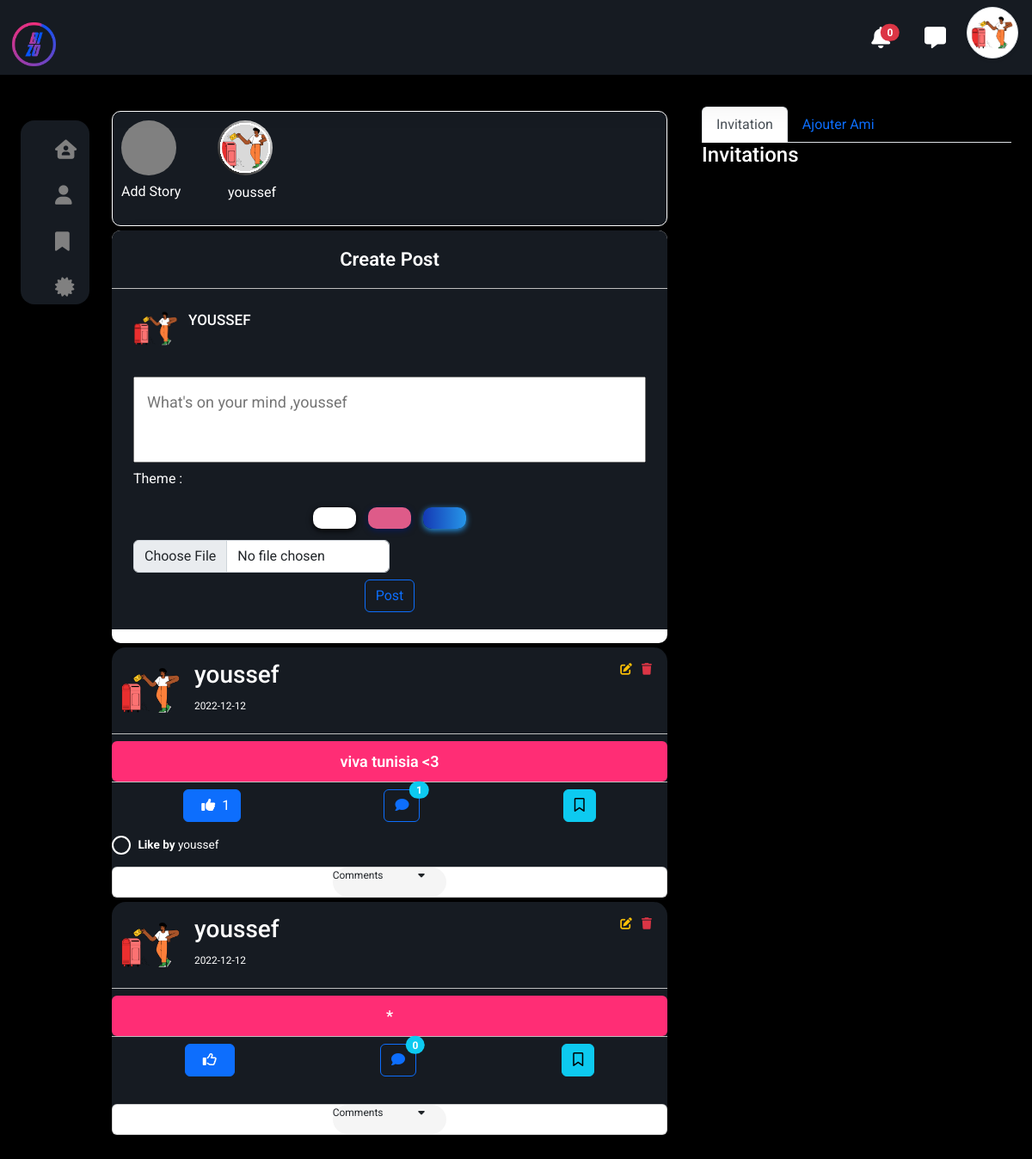
The page /ProfilUser (signed in) on the database its author committed.
### tables this page shows
CREATE TABLE `users` (
  `iduser` int(11) NOT NULL,
  `name` varchar(30) NOT NULL,
  `last_name` varchar(30) NOT NULL,
  `email` varchar(50) NOT NULL,
  `password` varchar(255) NOT NULL,
  `photo_user` varchar(250) NOT NULL,
  `token` varchar(255) DEFAULT NULL,
  `verified` tinyint(1) NOT NULL,
  `password_token` int(11) DEFAULT NULL,
  `date_created` date NOT NULL,
  `corbeille` int(11) NOT NULL,
  `role` int(11) NOT NULL
);

CREATE TABLE `pub` (
  `id` int(11) NOT NULL,
  `date` date NOT NULL,
  `description` varchar(255) NOT NULL,
  `avatar` varchar(255) NOT NULL,
  `theme` varchar(50) NOT NULL,
  `id_user` int(11) NOT NULL
);

### ProfilUser/index.php (called while the page is built, shortened)
<?php
    $user=new user_manager();
    function userFromId($id){
        $user=new user_manager();
        return $user->get_user($id);
    }
    $all_user=$user->get_all_story();
    $all_pub=$user->get_all_pub();
    include "../layout.phtml";
?>

### classes/db_connect.php (called while the page is built, shortened)
<?php
    class db_connect extends PDO{
         public function __construct(){
            $dsn='mysql:host='.self::DB_HOST.';dbname='.self::DB_NAME;
            try{
                $this->query('SET NAMES UTF8');
            }catch(Exception $e){
                echo 'connect failed :'.$e->getMessage();
            }
         }
         public function launchQuery(String $sql,array $param=[]):PDOStatement{
            $stmt=parent::prepare($sql);
            $stmt->execute($param);
            return $stmt;
        }
    }
?>

### classes/user_manage.php (called while the page is built, shortened)
<?php
    class user_manager{
        private $pdo;
        public function __construct(){
            $this->pdo=new db_connect();
        }
         public function get_user(int $id){
            $sql="SELECT * from users where role=:role AND idUser=:id";
            $query=$this->pdo->launchQuery($sql,['role'=>0,'id'=>$id]);
            return $query->fetch();
        }
         public function get_user_filter_friend(int $id,int $id2){
            $sql="SELECT * from friends where (id_user1=$id and id_user2=$id2 and statu=1) or (id_user1=$id2 and id_user2=$id and statu=1) ";
            $query=$this->pdo->launchQuery($sql);
             $verifier=$query->fetch();
             if($verifier){
                return true;
             }else{
                return false;
             }
         }
        public function somme_comment_by_id_pub(int $id_pub){
            $sql="SELECT count(idpub) from comments where idpub=:id";
            $user=$this->pdo->launchQuery($sql,['id'=>$id_pub]);
            $value=$user->fetch();
            return $value['count(idpub)'];
        }
        public function get_user_liked(int $id,int $idpub){
            $sql="SELECT * from like_pub where id_user=:id AND id_pub=:id_pub";
            $query= $this->pdo->launchQuery($sql,['id'=>$id,'id_pub'=>$idpub]);
            $verified= $query->fetch();
            if(!$verified){
                return false;
            }
            return true;
        }
        public function somme_like(int $id){
            $sql="SELECT sum(liked) from like_pub where id_pub=:id";
            $query=$this->pdo->launchQuery($sql,['id'=>$id]);
            $value=$query->fetch();
            return $value['sum(liked)'];
        }
        public function get_pub_byiduser_idpub(int $id,int $idpub){
            $sql="SELECT * from save where id_user=:id AND id_pub=:idpub";
            $query= $this->pdo->launchQuery($sql,['id'=>$id,'idpub'=>$idpub]);
            $verified= $query->fetch();
            if(!$verified){
                return false;
            }
            return true;
        }
        public function get_user_liked_pub(int $idpub){
            $sql="SELECT u.name,u.photo_user from users u,like_pub l where l.id_user=u.iduser and l.id_pub=:id and l.liked=1";
            $query=$this->pdo->launchQuery($sql,['id'=>$idpub]);
            return $query->fetchAll();
        }
        public function name_user_like_pub(int $idpub){
            $sql="SELECT u.name from users u,like_pub l where l.id_user=u.iduser and l.id_pub=:id and l.liked=1 limit 1";
            $query=$this->pdo->launchQuery($sql,['id'=>$idpub]);
            return $query->fetch();
        }
        public function get_all_story(){
            $sql="SELECT * from story s,users u where u.iduser=s.id_user ";
            $query=$this->pdo->launchQuery($sql);
            $data= $query->fetchAll();
            $toReturn = array();
            foreach ($data as $key => $value) {
                $toReturn[$value['id_user']][] = $value;
            }
            return $toReturn;
         }
         public function get_all_pub(){
            $sql="SELECT * from pub p,users u where u.iduser=p.id_user order by p.date  ";
            $query=$this->pdo->launchQuery($sql);
            return $query->fetchAll();
         }
    }
?>

### ProfilUser/ProfilUser.phtml (the view, shortened to what this page needs)
      <div class="all_story">
        <div class="story-container">
                   <div class="content-add">
                       <div class="img-container">
                              <img type="button" data-bs-toggle="modal" data-bs-target="#exampleModal"  width="70px" height="70px" alt="">
                       </div>
                        <p class="text-container" id="text">Add Story</p>
                   </div>
                   <?php foreach($all_user as $k=>$str): ?>
                       <?php  if($user->get_user_filter_friend($k,$_SESSION['idUser']) ||  $k==$_SESSION['idUser'] ): ?>
                        <div class="<?= $k==$_SESSION['idUser'] ? 'content-myself' : 'content' ?>">
                           <div class="img-container">
                                 <img data-bs-toggle="modal" data-bs-target="#exampleModal<?=$k?>" src="<?='../'.userFromId($k)['photo_user']?>" width="70px" height="70px" alt="img">
                           </div>
                            <p class="text-container" id="text"><?=userFromId($k)['name']?></p>
                        </div>
                       <?php  endif;?>
                               <h5 class="modal-title" id="exampleModalLabel"><?=userFromId($k)['name']?></h5>
          <?php endforeach; ?>
          </div>
        </div>
    <div class="container_post">
      <div class="wrapper">
        <section class="post">
          <p class="header">
             <span id="text"> Create Post</span>
          </p>
          <form action="index.php" method="POST" enctype="multipart/form-data" >
            <div class="content">
              <img class="rounded" src="..<?=$_SESSION['avatarUser']?>" alt="logo">
              <div class="details">
                <p  id="text"><?=strtoupper($_SESSION['nameUser'])?></p>
              </div>
            </div>
            <textarea class="textarea" name="description" placeholder="What's on your mind ,<?=($_SESSION['nameUser'])?>"  required></textarea>
            <p id="text">Theme :</p>
            <div class="theme d-flex justify-content-center mb-2">
               <span class="color-circle color1">
                </span>
                <span class="color-circle color2">
                </span>
                <span class="color-circle color3">
                </span>
            </div>
               <input type="file" class="form-control w-50" name="avatar">
               <div class="text-center mt-2">
               <button name="add" class="btn btn-outline-primary">Post</button>
               </div>
          </form>
        </section>
      </div>
    </div>
    <?php foreach($all_pub as $value): ?>
      <?php if($user->get_user_filter_friend($value['iduser'],$_SESSION['idUser']) ||  $value['iduser']==$_SESSION['idUser'] ): ?>
        <div class="feeds">
                  <div class="feed">
                      <div class="head">
                          <div class="user">
                              <div class="profile-photo">
                                     <img class="rounded" src="..<?=$value['photo_user']?>"  width="70px" height="70px" alt="">
                              </div>
                              <div class="ingo">
                                  <h3 id="text"><?=$value['name']?></h3>
                                  <small id="text"><?=$value['date']?></small>
                              </div>
                          </div>
                      <div>
                          <?php if( $value['iduser']==$_SESSION['idUser'] ): ?>
                            <div class="reglage_pub">
                              <span style="cursor: pointer;" data-bs-toggle="modal" data-bs-target="#exampleModalee<?=$value['id']?>"><i class="fa-solid fa-pen-to-square text-warning"></i></span>
                              <span style="cursor: pointer;" data-bs-toggle="modal" data-bs-target="#delete_pub<?=$value['id']?>" class=" px-2"><i class="fa-solid fa-trash text-danger"></i></span>
                            </div>
                          <?php endif; ?>
                      </div>
                      </div>
                       <div id="text"  class="decription mt-2 rounded" style="background-color:<?=$value['theme']!='' ? $value['theme'] : ''?>">
                           <?=$value['description']?>
                       </div>
                    <div id="react" class="d-flex mb-2 justify-content-around py-2 ">
                      <div class="like_btn">
                        <form action="index.php" method="POST">
                            <?php $verify=$user->get_user_liked($_SESSION['idUser'],$value['id']);?>
                            <?php $nombre=$user->somme_like($value['id']); ?>
                            <button class="btn btn-primary" type="submit" name="like"><i class="<?= $verify==false ? 'fa-regular fa-thumbs-up px-2' : 'fa-solid fa-thumbs-up px-2 '?> "></i><?= !$nombre ? '':$nombre ?></button>
                        </form>
                      </div>
                    <div class="comments">
                       <button id="show_comments"  class="btn_show btn btn-outline-primary position-relative" >
                             <i  class="fa-solid fa-comment "></i>
                             <span  class="position-absolute top-0 start-100 translate-middle badge rounded-pill bg-info">
                                 <?=$user->somme_comment_by_id_pub($value['id'])?>
                           </span>
                       </button>
                    </div>
                      <div class="enregistrer">
                      <form  action="index.php" method="POST">
                          <?php $verified = $user->get_pub_byiduser_idpub($_SESSION['idUser'],$value['id']); ?>
                          <button class="btn btn-info"  name="save_pub"><i class="<?= $verified==false ? 'fa-regular fa-bookmark' : 'fa-sharp fa-solid fa-bookmark'?>" ></i></button>
                      </form>
                      </div>
                    </div>
                    <div class="liked-by">
                            <?php $name=$user->name_user_like_pub($value['id']) ?>
                             <?php foreach( $user->get_user_liked_pub($value['id']) as $val) : ?>
                               <span><img src="..<?=$val['photo_user']?>" width="70px" height="70px" alt=""></span>
                             <?php endforeach; ?>
                              <p  id="text"> <?= isset($name['name']) ? '<b>Like by</b> '.$name['name'] : '' ?>  </b> <?= $nombre > 2  ? 'and '. $nombre .' others' : '' ?> </p>
                   </div>
                   <div class="all_comments">
                    <div class="card comments">
<details>
  <summary class="d-flex justify-content-center">
     <div class="type text-center">
        <p>Comments</p>
        <p><i class="fa-solid fa-caret-down"></i></p>
     </div>
  </summary>
                    </details>
                    </div>
                   </div>
                  </div>
              </div>
              <?php endif; ?>
              <?php endforeach; ?>

### rows shown on the page
users: photo_user (picture), name "youssef"
pub: id_user.photo_user (picture), id_user.name "youssef", date "2022-12-12", description "viva tunisia <3", nombre "1", somme_comment_by_id_pub "1"
pub: id_user.photo_user (picture), id_user.name "youssef", date "2022-12-12", description "*", somme_comment_by_id_pub "0"

### other values the page prints
$length_notif "0"
$_SESSION['nameUser'] "YOUSSEF"
